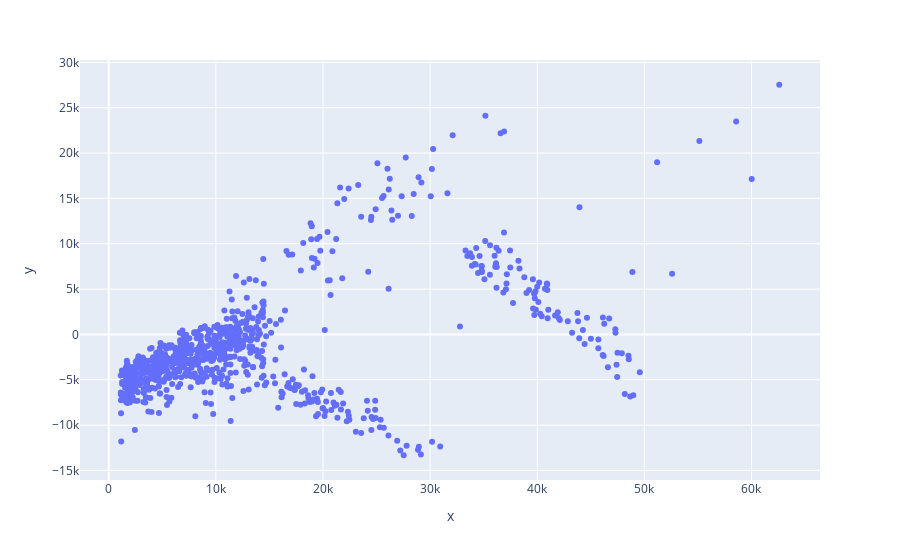

The notebook cell saved with this chart:
### Markdown cell above
- We can check for homoscedasticity using a scatterplot, where the target is shown along the x-axis and the residuals are shown along the y-axis. We would expect the datapoints to be equally distributed across the y-axis as x (i.e. the target value) increases:

### Code cell
# Create a scatter plot of residuals against the true values for the training data
px.scatter(x=y_train, y=residuals_train)

### Figure 1 — Plotly figure (JSON) as saved in the notebook; plotly's stock layout.template omitted (floating-point values rounded to 4 significant figures; data arrays with more than 128 entries replaced by an {"elided": "..."} marker saying what was removed)
{"data": [{"hovertemplate": "x=%{x}<br>y=%{y}<extra></extra>", "legendgroup": "", "marker": {"color": "#636efa", "symbol": "circle"}, "mode": "markers", "name": "", "orientation": "v", "showlegend": false, "type": "scatter", "x": {"elided": "896 float values"}, "xaxis": "x", "y": {"elided": "896 float values"}, "yaxis": "y"}], "layout": {"legend": {"tracegroupgap": 0}, "margin": {"t": 60}, "xaxis": {"anchor": "y", "domain": [0, 1], "title": {"text": "x"}}, "yaxis": {"anchor": "x", "domain": [0, 1], "title": {"text": "y"}}}}
